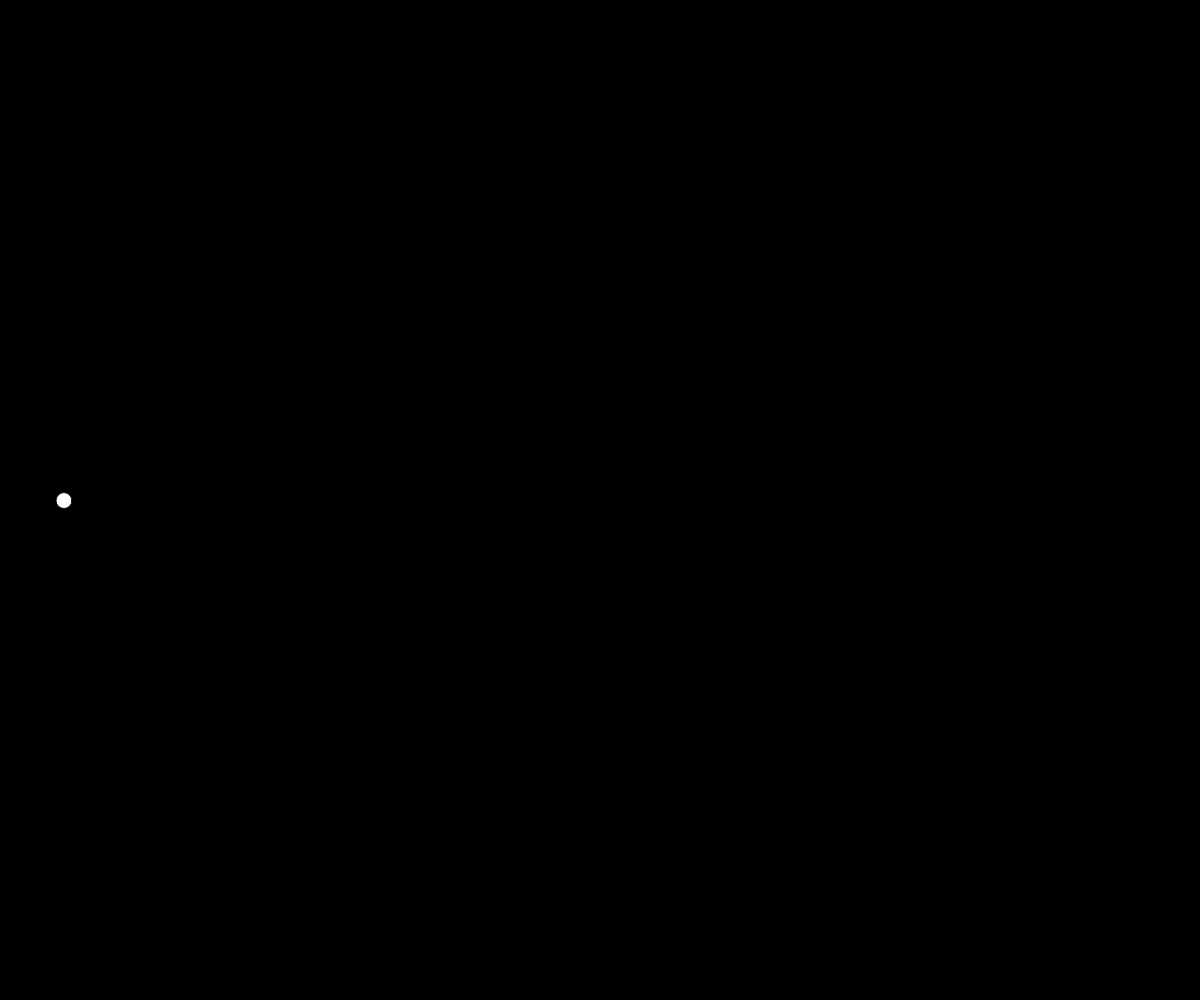
Frame 1 (no input)
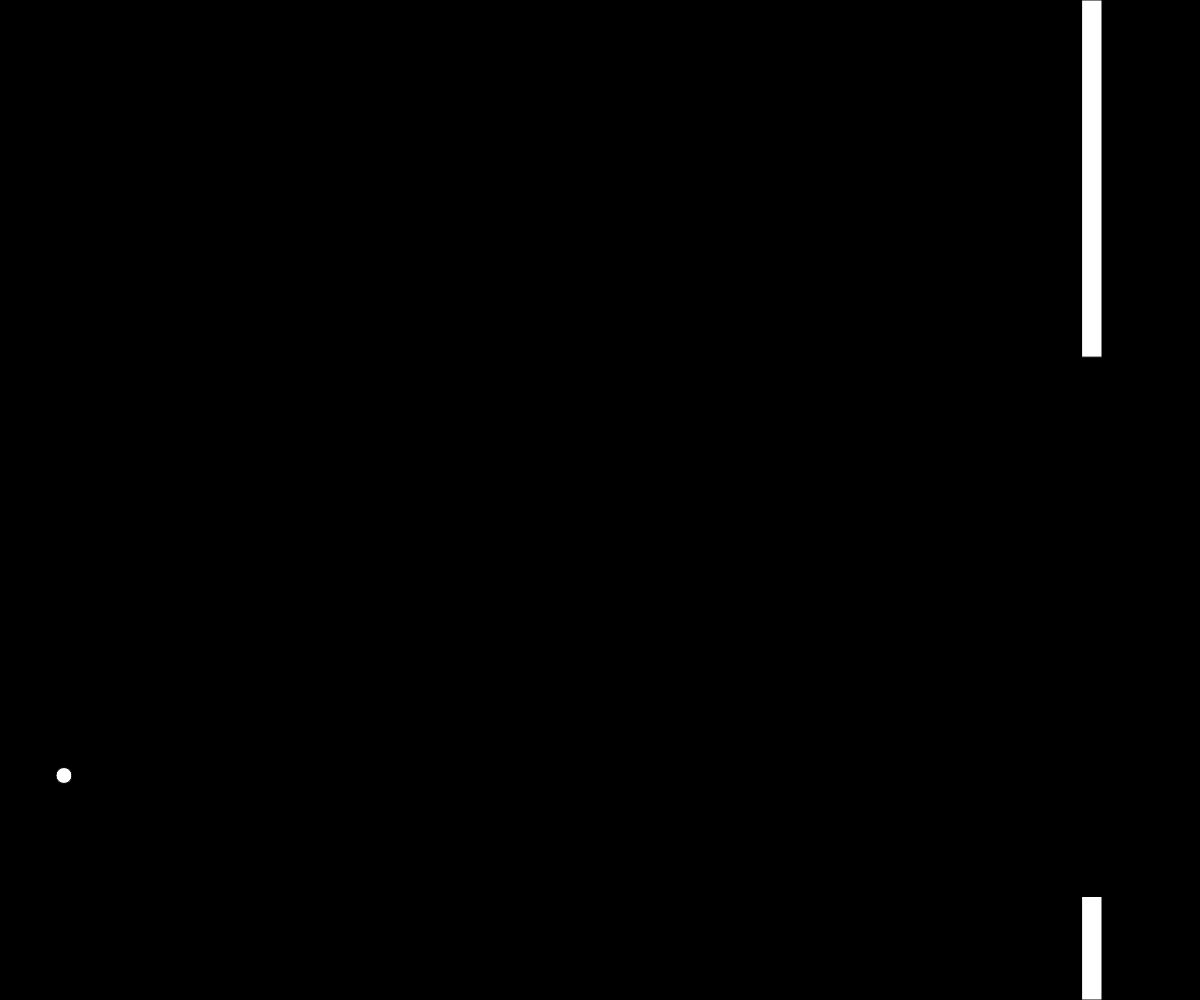
Frame 60 (no input)
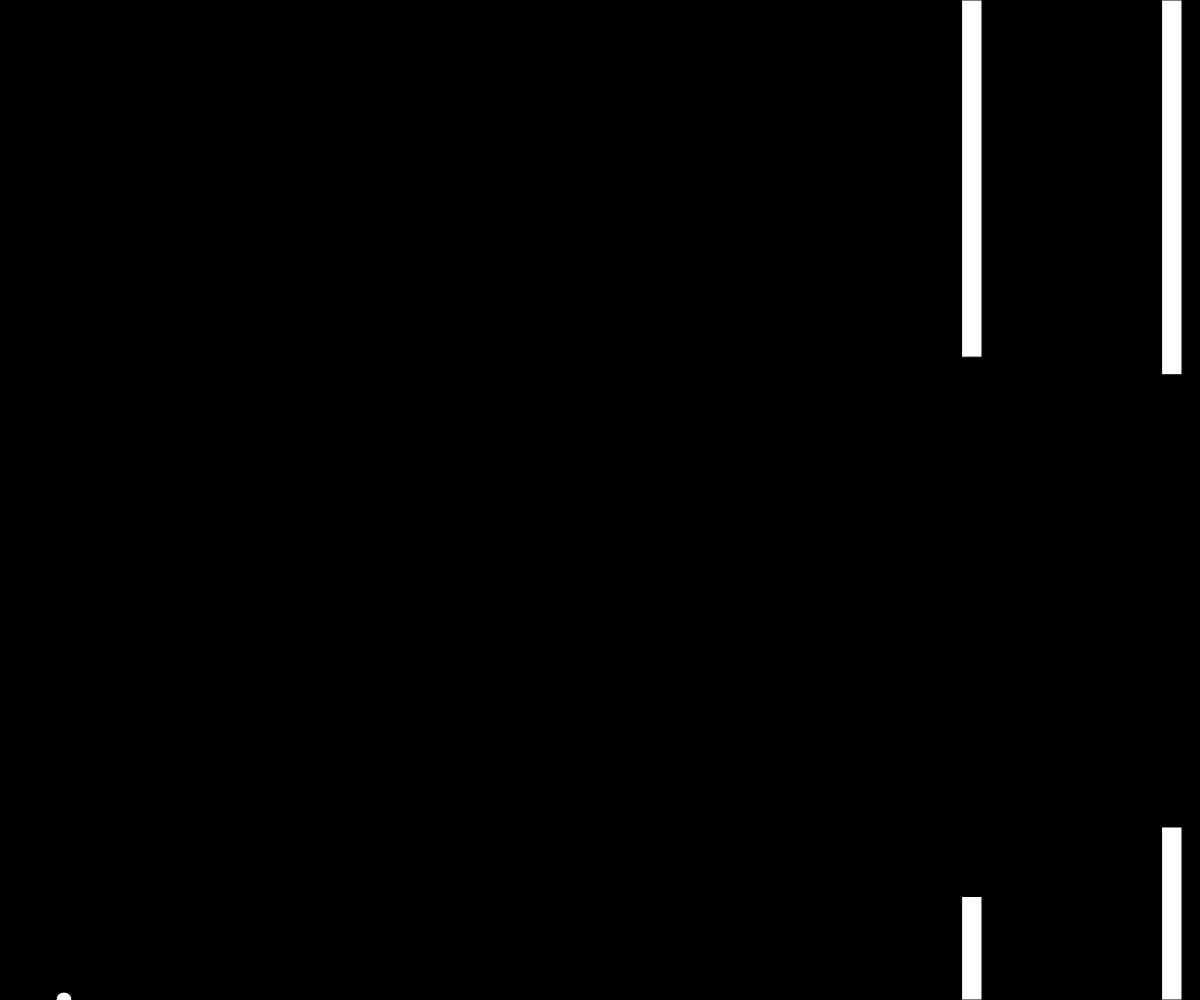
Frame 120 (the mouse pressed at the canvas centre since frame 60)

The p5.js sketch that drew these frames (run headless with seeded random() and noise() and a simulated clock; from frame 60 on, the mouse is pressed at the canvas centre):

// p5.js sketch
// ── sketch.js
var bird;
var pipes = [];
var score = 0;
function setup() {
	createCanvas(window.innerWidth, window.innerHeight);
	bird = new Bird();
	pipes.push(new Pipe());
}

function draw() {
	background(0);

	for (var i=pipes.length-1; i >= 0; i--){
		pipes[i].show();
		pipes[i].update();

		if(pipes[i].hits(bird)){
			score -= 1;
			document.querySelector('.score').innerHTML = score;
			document.querySelector('.score-wrap').classList.add('red');
			setTimeout(function(){
				document.querySelector('.score-wrap').classList.remove('red');
			}, 1000);
		}

		if(pipes[i].offscreen()){
			pipes.splice(i, 1);
		}
	}

	bird.update();
	bird.show();

	if(frameCount % 100 == 0){
		pipes.push(new Pipe());
	}
}

function keyPressed() {
	if(key == ' '){
		bird.up();
	}
}

function Score() {
	setInterval(function(){
		score += 5;
		document.querySelector('.score').innerHTML = score;
		document.querySelector('.score-wrap').classList.add('green');
		setTimeout(function(){
			document.querySelector('.score-wrap').classList.remove('green');
		}, 1000);
	}, 5000);
}
Score()
// ── bird.js
function Bird() {
	this.y = height/2;
	this.x = 64;

	this.gravity = 0.6;
	this.lift = -15;
	this.velocity = 0;

	this.show = function() {
		fill(255);
		ellipse(this.x, this.y, 16, 16);
	}

	this.up = function() {
		this.velocity += this.lift;
	}

	this.update = function() {
		this.velocity += this.gravity;
		this.velocity *= 0.9;
		this.y += this.velocity;

		if(this.y > height) {
			this.y = height;
			this.velocity = 0;
		}

		if(this.y < 0) {
			this.y = 0;
			this.velocity = 0;
		}
	}
}
// ── pipe.js
function Pipe() {
	this.top = random(height/2);
	this.bottom = random(height/2);
	this.x = width;
	this.w = 20;
	this.speed = 2;

	this.highlight = false;

	this.hits = function(bird) {
		if(bird.y < this.top || bird.y > height - this.bottom){
			if(bird.x > this.x && bird.x < this.x + this.w){
				this.highlight = true;
				return true;
			}
		}
		this.highlight = false;
		return false;
	}

	this.show = function() {
		fill(255);
		if(this.highlight){
			fill(255, 0, 0);
		}
		rect(this.x, 0, this.w, this.top)
		rect(this.x, height-this.bottom, this.w, this.bottom)
	}

	this.update = function() {
		this.x -= this.speed;
	}

	this.offscreen = function() {
		if(this.x < -this.w){
			return true;
		} else {
			return false;
		}
	}
}
